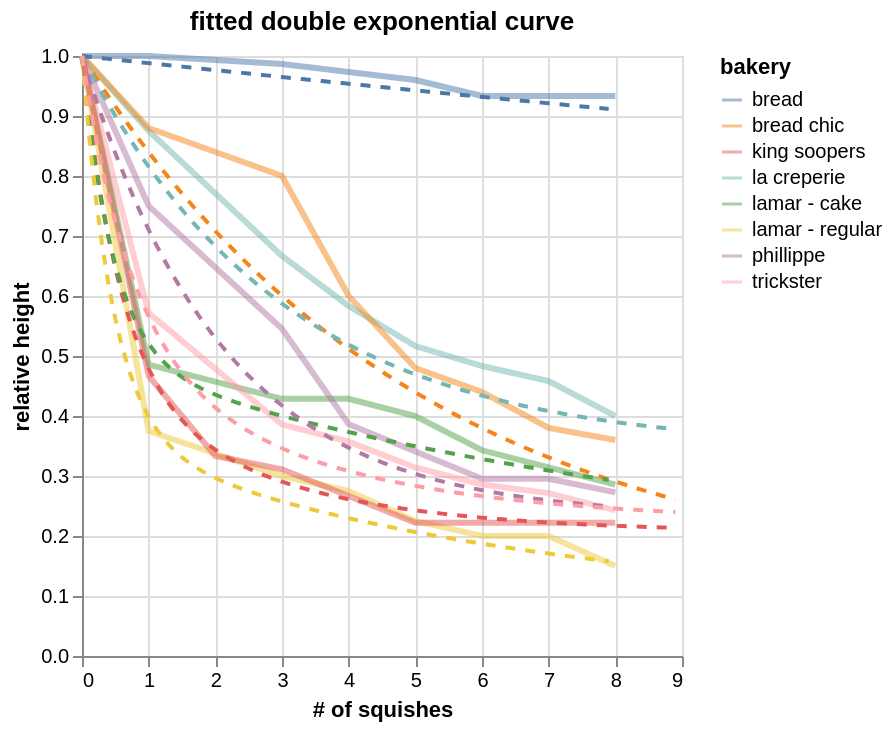

The notebook cell this image was saved under:
### Code cell
base = (
    alt.Chart(spring_data.loc[spring_data['t'].le(8)])
    .transform_window(
        initial_value="first_value(value)",
        sort=[{"field": "t"}],
        groupby=["bakery"],
    )
    .transform_calculate(normalized="datum.value / datum.initial_value")
    .mark_line(size=3, opacity=0.5)
    .encode(
        x='t:Q',
        y='normalized:Q',
        color='bakery'
    )
)

fit = (
    alt.Chart(interpolant)
    .transform_window(
        initial_value="first_value(y)",
        sort=[{"field": "t"}],
        groupby=["bakery"],
    )
    .transform_calculate(normalized="datum.y / datum.initial_value")
    .mark_line(size=2, strokeDash=[5, 5])
    .encode(
        x=alt.X('t:Q', title="# of squishes"),
        y=alt.Y('normalized:Q', title="relative height"),
        color='bakery'
    )
    .properties(title=f"fitted {typ} exponential curve")
)

chart = base + fit
chart.display()

### Figure 1 — Vega-Lite specification as saved in the notebook (floating-point values rounded to 4 significant figures; data arrays with more than 128 entries replaced by an {"elided": "..."} marker saying what was removed)
{"config": {"view": {"continuousWidth": 300, "continuousHeight": 300}}, "layer": [{"data": {"name": "data-3a3604dbe284c7d10341573fdabc22f8"}, "mark": {"type": "line", "opacity": 0.5, "size": 3}, "encoding": {"color": {"field": "bakery", "type": "nominal"}, "x": {"field": "t", "type": "quantitative"}, "y": {"field": "normalized", "type": "quantitative"}}, "transform": [{"window": [{"op": "first_value", "field": "value", "as": "initial_value"}], "groupby": ["bakery"], "sort": [{"field": "t"}]}, {"calculate": "datum.value / datum.initial_value", "as": "normalized"}]}, {"data": {"name": "data-fc583e1e86e4110e2240104bbbe0b691"}, "mark": {"type": "line", "size": 2, "strokeDash": [5, 5]}, "encoding": {"color": {"field": "bakery", "type": "nominal"}, "x": {"field": "t", "title": "# of squishes", "type": "quantitative"}, "y": {"field": "normalized", "title": "relative height", "type": "quantitative"}}, "title": "fitted double exponential curve", "transform": [{"window": [{"op": "first_value", "field": "y", "as": "initial_value"}], "groupby": ["bakery"], "sort": [{"field": "t"}]}, {"calculate": "datum.y / datum.initial_value", "as": "normalized"}]}], "$schema": "https://vega.github.io/schema/vega-lite/v6.4.1.json", "datasets": {"data-3a3604dbe284c7d10341573fdabc22f8": [{"bakery": "la creperie", "metric": "height_s0", "value": 6.0, "units": "cm", "t": 0}, {"bakery": "lamar - cake", "metric": "height_s0", "value": 3.5, "units": "cm", "t": 0}, {"bakery": "lamar - regular", "metric": "height_s0", "value": 4.0, "units": "cm", "t": 0}, {"bakery": "phillippe", "metric": "height_s0", "value": 4.4, "units": "cm", "t": 0}, {"bakery": "trickster", "metric": "height_s0", "value": 7.0, "units": "cm", "t": 0}, {"bakery": "bread chic", "metric": "height_s0", "value": 5.0, "units": "cm", "t": 0}, {"bakery": "king soopers", "metric": "height_s0", "value": 4.5, "units": "cm", "t": 0}, {"bakery": "bread", "metric": "height_s0", "value": 7.5, "units": "cm", "t": 0}, {"bakery": "lamar - cake", "metric": "height_s1", "value": 1.7, "units": "cm", "t": 1}, {"bakery": "la creperie", "metric": "height_s1", "value": 5.25, "units": "cm", "t": 1}, {"bakery": "bread", "metric": "height_s1", "value": 7.5, "units": "cm", "t": 1}, {"bakery": "lamar - regular", "metric": "height_s1", "value": 1.5, "units": "cm", "t": 1}, {"bakery": "trickster", "metric": "height_s1", "value": 4.0, "units": "cm", "t": 1}, {"bakery": "king soopers", "metric": "height_s1", "value": 2.1, "units": "cm", "t": 1}, {"bakery": "phillippe", "metric": "height_s1", "value": 3.3, "units": "cm", "t": 1}, {"bakery": "bread chic", "metric": "height_s1", "value": 4.4, "units": "cm", "t": 1}, {"bakery": "king soopers", "metric": "height_s2", "value": 1.5, "units": "cm", "t": 2}, {"bakery": "bread chic", "metric": "height_s3", "value": 4.0, "units": "cm", "t": 3}, {"bakery": "lamar - regular", "metric": "height_s3", "value": 1.2, "units": "cm", "t": 3}, {"bakery": "phillippe", "metric": "height_s3", "value": 2.4, "units": "cm", "t": 3}, {"bakery": "bread", "metric": "height_s3", "value": 7.4, "units": "cm", "t": 3}, {"bakery": "la creperie", "metric": "height_s3", "value": 4.0, "units": "cm", "t": 3}, {"bakery": "king soopers", "metric": "height_s3", "value": 1.4, "units": "cm", "t": 3}, {"bakery": "trickster", "metric": "height_s3", "value": 2.7, "units": "cm", "t": 3}, {"bakery": "lamar - cake", "metric": "height_s3", "value": 1.5, "units": "cm", "t": 3}, {"bakery": "king soopers", "metric": "height_s4", "value": 1.2, "units": "cm", "t": 4}, {"bakery": "trickster", "metric": "height_s4", "value": 2.5, "units": "cm", "t": 4}, {"bakery": "la creperie", "metric": "height_s4", "value": 3.5, "units": "cm", "t": 4}, {"bakery": "lamar - regular", "metric": "height_s4", "value": 1.1, "units": "cm", "t": 4}, {"bakery": "bread chic", "metric": "height_s4", "value": 3.0, "units": "cm", "t": 4}, {"bakery": "phillippe", "metric": "height_s4", "value": 1.7, "units": "cm", "t": 4}, {"bakery": "lamar - cake", "metric": "height_s4", "value": 1.5, "units": "cm", "t": 4}, {"bakery": "bread", "metric": "height_s4", "value": 7.3, "units": "cm", "t": 4}, {"bakery": "lamar - regular", "metric": "height_s5", "value": 0.9, "units": "cm", "t": 5}, {"bakery": "lamar - cake", "metric": "height_s5", "value": 1.4, "units": "cm", "t": 5}, {"bakery": "king soopers", "metric": "height_s5", "value": 1.0, "units": "cm", "t": 5}, {"bakery": "phillippe", "metric": "height_s5", "value": 1.5, "units": "cm", "t": 5}, {"bakery": "trickster", "metric": "height_s5", "value": 2.2, "units": "cm", "t": 5}, {"bakery": "la creperie", "metric": "height_s5", "value": 3.1, "units": "cm", "t": 5}, {"bakery": "bread chic", "metric": "height_s5", "value": 2.4, "units": "cm", "t": 5}, {"bakery": "bread", "metric": "height_s5", "value": 7.2, "units": "cm", "t": 5}, {"bakery": "bread chic", "metric": "height_s6", "value": 2.2, "units": "cm", "t": 6}, {"bakery": "king soopers", "metric": "height_s6", "value": 1.0, "units": "cm", "t": 6}, {"bakery": "bread", "metric": "height_s6", "value": 7.0, "units": "cm", "t": 6}, {"bakery": "lamar - regular", "metric": "height_s6", "value": 0.8, "units": "cm", "t": 6}, {"bakery": "lamar - cake", "metric": "height_s6", "value": 1.2, "units": "cm", "t": 6}, {"bakery": "la creperie", "metric": "height_s6", "value": 2.9, "units": "cm", "t": 6}, {"bakery": "trickster", "metric": "height_s6", "value": 2.0, "units": "cm", "t": 6}, {"bakery": "phillippe", "metric": "height_s6", "value": 1.3, "units": "cm", "t": 6}, {"bakery": "bread", "metric": "height_s7", "value": 7.0, "units": "cm", "t": 7}, {"bakery": "phillippe", "metric": "height_s7", "value": 1.3, "units": "cm", "t": 7}, {"bakery": "lamar - cake", "metric": "height_s7", "value": 1.1, "units": "cm", "t": 7}, {"bakery": "la creperie", "metric": "height_s7", "value": 2.75, "units": "cm", "t": 7}, {"bakery": "bread chic", "metric": "height_s7", "value": 1.9, "units": "cm", "t": 7}, {"bakery": "king soopers", "metric": "height_s7", "value": 1.0, "units": "cm", "t": 7}, {"bakery": "trickster", "metric": "height_s7", "value": 1.9, "units": "cm", "t": 7}, {"bakery": "lamar - regular", "metric": "height_s7", "value": 0.8, "units": "cm", "t": 7}, {"bakery": "trickster", "metric": "height_s8", "value": 1.7, "units": "cm", "t": 8}, {"bakery": "bread", "metric": "height_s8", "value": 7.0, "units": "cm", "t": 8}, {"bakery": "lamar - cake", "metric": "height_s8", "value": 1.0, "units": "cm", "t": 8}, {"bakery": "bread chic", "metric": "height_s8", "value": 1.8, "units": "cm", "t": 8}, {"bakery": "la creperie", "metric": "height_s8", "value": 2.4, "units": "cm", "t": 8}, {"bakery": "lamar - regular", "metric": "height_s8", "value": 0.6, "units": "cm", "t": 8}, {"bakery": "phillippe", "metric": "height_s8", "value": 1.2, "units": "cm", "t": 8}, {"bakery": "king soopers", "metric": "height_s8", "value": 1.0, "units": "cm", "t": 8}], "data-fc583e1e86e4110e2240104bbbe0b691": {"elided": "680 records"}}}
